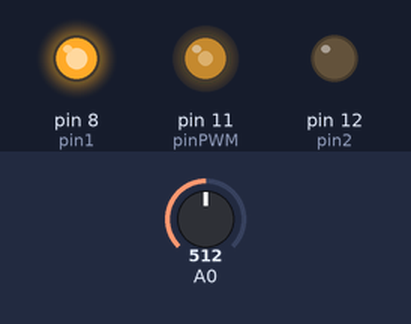
Bench run of a sketch on a simulated Arduino Uno, built with avr-gcc and run on an emulated ATmega328P. Parts: output pins drawn as LEDs (lit = HIGH). Inputs (shaded band) come from the test bench; at power-on: A0 = 512.

Above: at 1.2 s.
1.3 s: A0 set to 716
At 2.5 s:
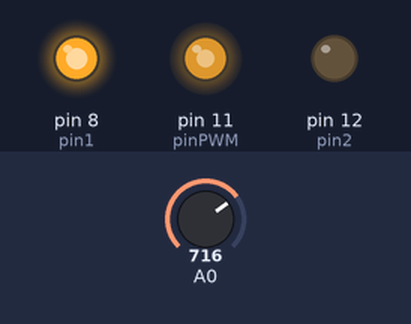
2.8 s: A0 set to 900
At 3.8 s:
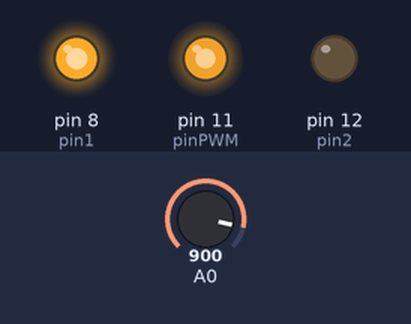
4.3 s: A0 set to 122
At 5.1 s:
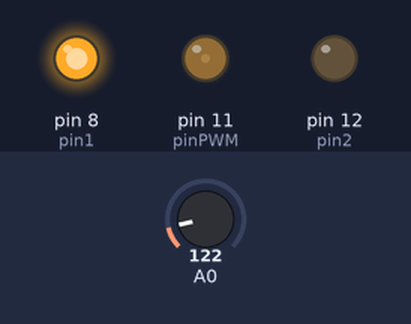
5.8 s: A0 set to 0
At 6.4 s:
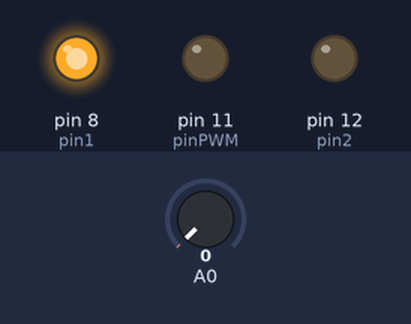
7.3 s: A0 set to 511
At 7.6 s:
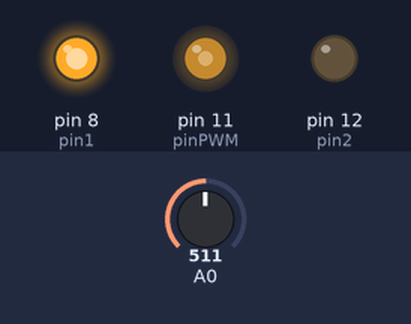
Timing chart, 0 to 9.8 s (numbered marks = the images above; inputs shaded):
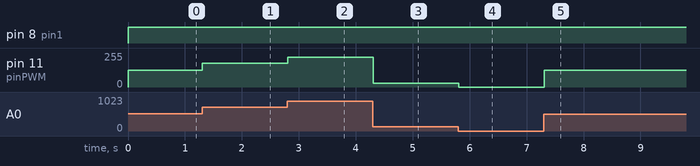

Measured:
- after the input at 1.3 s, pin 11 (pinPWM): 127/255 → 178/255 at once
- after the input at 2.8 s, pin 11 (pinPWM): 178/255 → 224/255 at once
- after the input at 4.3 s, pin 11 (pinPWM): 224/255 → 30/255 at once
- after the input at 5.8 s, pin 11 (pinPWM): 30/255 → 0/255 at once
- after the input at 7.3 s, pin 11 (pinPWM): 0/255 → 127/255 at once

The sketch:

Projet25.ino
```cpp
int i;
int pin1 = 8;
int pin2 = 12;
int pinPWM = 11;
int vitesse = 0;
int niveauPot;
boolean etat1 = 0;

void setup()
{
    Serial.begin(9600);
    pinMode (pin1, OUTPUT);
    pinMode (pin2, OUTPUT);
    pinMode (pinPWM, OUTPUT);
    i = 0;
}

void loop()
{
    niveauPot = analogRead(A0);
    vitesse = map( niveauPot, 0, 1023, 0, 255);
    analogWrite(pinPWM, vitesse);
    digitalWrite(pin1, HIGH);
    digitalWrite(pin2, LOW);
    delay(100);
}
```
